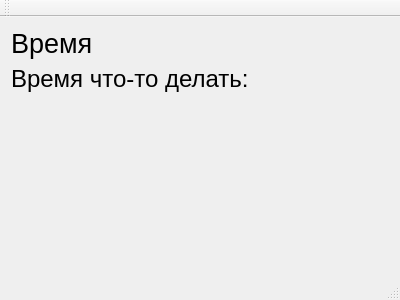
<?xml version="1.0" encoding="UTF-8"?>
<ui version="4.0">
 <class>AlarmWindow</class>
 <widget class="QMainWindow" name="AlarmWindow">
  <property name="geometry">
   <rect>
    <x>0</x>
    <y>0</y>
    <width>400</width>
    <height>300</height>
   </rect>
  </property>
  <property name="windowTitle">
   <string>AlarmWindow</string>
  </property>
  <widget class="QWidget" name="centralWidget">
   <layout class="QGridLayout" name="gridLayout">
    <item row="0" column="0">
     <layout class="QVBoxLayout" name="verticalLayout">
      <item>
       <widget class="QLabel" name="lbTime">
        <property name="font">
         <font>
          <pointsize>20</pointsize>
         </font>
        </property>
        <property name="text">
         <string>Время</string>
        </property>
       </widget>
      </item>
      <item>
       <widget class="QLabel" name="lbTodo">
        <property name="font">
         <font>
          <pointsize>18</pointsize>
         </font>
        </property>
        <property name="text">
         <string>Время что-то делать:</string>
        </property>
       </widget>
      </item>
     </layout>
    </item>
    <item row="1" column="0">
     <spacer name="verticalSpacer">
      <property name="orientation">
       <enum>Qt::Vertical</enum>
      </property>
      <property name="sizeHint" stdset="0">
       <size>
        <width>20</width>
        <height>144</height>
       </size>
      </property>
     </spacer>
    </item>
   </layout>
  </widget>
  <widget class="QMenuBar" name="menuBar">
   <property name="geometry">
    <rect>
     <x>0</x>
     <y>0</y>
     <width>400</width>
     <height>22</height>
    </rect>
   </property>
  </widget>
  <widget class="QToolBar" name="mainToolBar">
   <attribute name="toolBarArea">
    <enum>TopToolBarArea</enum>
   </attribute>
   <attribute name="toolBarBreak">
    <bool>false</bool>
   </attribute>
  </widget>
  <widget class="QStatusBar" name="statusBar"/>
 </widget>
 <layoutdefault spacing="6" margin="11"/>
 <resources/>
 <connections/>
</ui>
